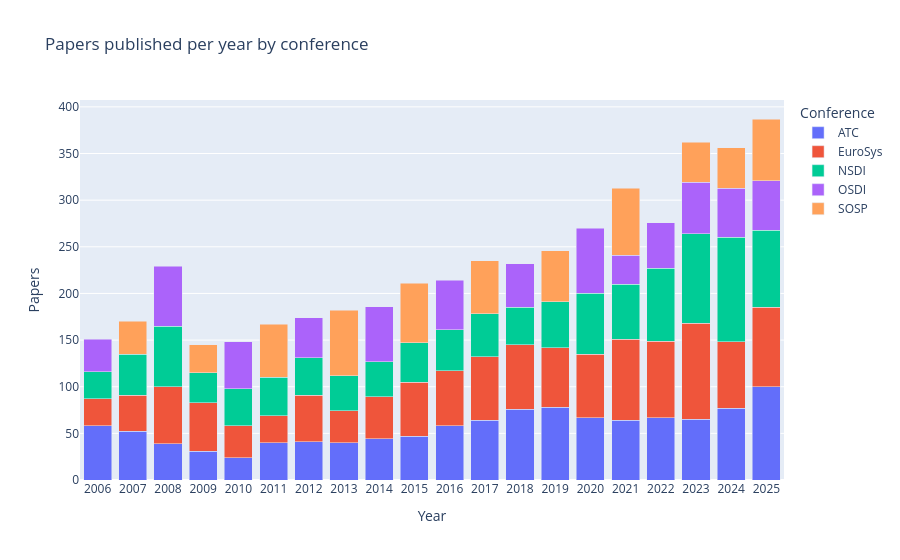

Notebook source saved alongside this figure:
### Markdown cell above
## 1 · Papers over time

A stacked bar chart showing the total number of accepted papers per year for each
of the five conferences (OSDI, NSDI, ATC, SOSP, EuroSys).

**Data source:** DBLP XML dump (`dblp.xml.gz`), filtered to `<inproceedings>` entries
whose key matches the venue prefixes `conf/osdi/`, `conf/nsdi/`, `conf/usenix/`,
`conf/sosp/`, `conf/eurosys/`. Paper counts per year are taken directly from the
dump — no further aggregation.

### Code cell
df = papers_over_time(editions)

fig = px.bar(
    df, x="year", y="paper_count", color="conference",
    barmode="stack",
    title="Papers published per year by conference",
    labels={"paper_count": "Papers", "year": "Year", "conference": "Conference"},
)
fig.update_layout(xaxis=dict(dtick=1), hovermode="x unified")
fig.show()

### Figure 1 — Plotly figure (JSON) as saved in the notebook; plotly's stock layout.template omitted (floating-point values rounded to 4 significant figures)
{"data": [{"hovertemplate": "Conference=ATC<br>Year=%{x}<br>Papers=%{y}<extra></extra>", "legendgroup": "ATC", "marker": {"color": "#636efa", "pattern": {"shape": ""}}, "name": "ATC", "orientation": "v", "showlegend": true, "textposition": "auto", "type": "bar", "x": [2006, 2007, 2008, 2009, 2010, 2011, 2012, 2013, 2014, 2015, 2016, 2017, 2018, 2019, 2020, 2021, 2022, 2023, 2024, 2025], "xaxis": "x", "y": [58, 52, 39, 31, 24, 40, 41, 40, 44, 47, 58, 64, 76, 78, 67, 64, 67, 65, 77, 100], "yaxis": "y"}, {"hovertemplate": "Conference=EuroSys<br>Year=%{x}<br>Papers=%{y}<extra></extra>", "legendgroup": "EuroSys", "marker": {"color": "#EF553B", "pattern": {"shape": ""}}, "name": "EuroSys", "orientation": "v", "showlegend": true, "textposition": "auto", "type": "bar", "x": [2006, 2007, 2008, 2009, 2010, 2011, 2012, 2013, 2014, 2015, 2016, 2017, 2018, 2019, 2020, 2021, 2022, 2023, 2024, 2025], "xaxis": "x", "y": [29, 39, 61, 52, 34, 29, 50, 34, 45, 58, 59, 68, 69, 64, 68, 87, 82, 103, 71, 85], "yaxis": "y"}, {"hovertemplate": "Conference=NSDI<br>Year=%{x}<br>Papers=%{y}<extra></extra>", "legendgroup": "NSDI", "marker": {"color": "#00cc96", "pattern": {"shape": ""}}, "name": "NSDI", "orientation": "v", "showlegend": true, "textposition": "auto", "type": "bar", "x": [2006, 2007, 2008, 2009, 2010, 2011, 2012, 2013, 2014, 2015, 2016, 2017, 2018, 2019, 2020, 2021, 2022, 2023, 2024, 2025], "xaxis": "x", "y": [29, 44, 65, 32, 40, 41, 40, 38, 38, 42, 44, 46, 40, 49, 65, 59, 78, 96, 112, 83], "yaxis": "y"}, {"hovertemplate": "Conference=OSDI<br>Year=%{x}<br>Papers=%{y}<extra></extra>", "legendgroup": "OSDI", "marker": {"color": "#ab63fa", "pattern": {"shape": ""}}, "name": "OSDI", "orientation": "v", "showlegend": true, "textposition": "auto", "type": "bar", "x": [2006, 2008, 2010, 2012, 2014, 2016, 2018, 2020, 2021, 2022, 2023, 2024, 2025], "xaxis": "x", "y": [35, 64, 50, 43, 59, 53, 47, 70, 31, 49, 55, 53, 53], "yaxis": "y"}, {"hovertemplate": "Conference=SOSP<br>Year=%{x}<br>Papers=%{y}<extra></extra>", "legendgroup": "SOSP", "marker": {"color": "#FFA15A", "pattern": {"shape": ""}}, "name": "SOSP", "orientation": "v", "showlegend": true, "textposition": "auto", "type": "bar", "x": [2007, 2009, 2011, 2013, 2015, 2017, 2019, 2021, 2023, 2024, 2025], "xaxis": "x", "y": [35, 30, 57, 70, 64, 57, 55, 72, 43, 43, 66], "yaxis": "y"}], "layout": {"barmode": "stack", "hovermode": "x unified", "legend": {"title": {"text": "Conference"}, "tracegroupgap": 0}, "title": {"text": "Papers published per year by conference"}, "xaxis": {"anchor": "y", "domain": [0, 1], "dtick": 1, "title": {"text": "Year"}}, "yaxis": {"anchor": "x", "domain": [0, 1], "title": {"text": "Papers"}}}}
